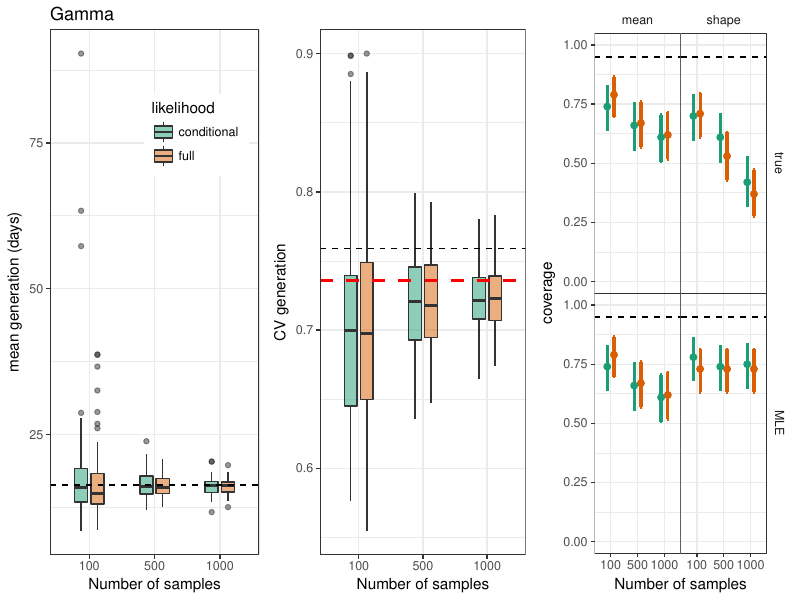

R code for this plot:
library(tidyr)
library(dplyr)
library(ggplot2); theme_set(theme_bw())
library(gridExtra)
library(bbmle)
source("ebola_param.R")

scale_colour_discrete <- function(...,palette="Dark2") scale_colour_brewer(...,palette=palette)
scale_fill_discrete <- function(...,palette="Dark2") scale_fill_brewer(...,palette=palette)

load("seir_mle.rda")

df <- rlist %>%
    lapply(bind_rows, .id="sim") %>%
    bind_rows(.id="nsample") %>%
    mutate(nsample=factor(nsample, labels=c(100, 500, 1000))) %>%
    rename(likelihood=method)

g1 <- ggplot(df %>% filter(param=="mean")) +
    geom_boxplot(aes(nsample, mean, fill=likelihood), width=0.4, alpha=0.5, position=position_dodge(0.5)) +
    geom_hline(yintercept=true.mean, lty=2) +
    ylab("mean generation (days)") +
    xlab("Number of samples") +
    theme(
        legend.position=c(0.7, 0.8)
    )

g2 <- ggplot(df %>% filter(param=="shape")) +
    geom_boxplot(aes(nsample, 1/sqrt(mean), fill=likelihood), width=0.4, alpha=0.5, position=position_dodge(0.5)) +
    geom_hline(yintercept=1/sqrt(true.shape), lty=2) +
    geom_hline(yintercept=1/sqrt(mle.shape), lty=2, col=2, lwd=1.1) +
    ylab("CV generation") +
    xlab("Number of samples") +
    ggtitle("") +
    theme(
        legend.position = "none"
    )

coverdf <- df %>%
    select(param, likelihood, nsample, cover, cover.mle) %>%
    gather(key, value, -param, -likelihood, -nsample) %>%
    mutate(key=factor(key, level=c("cover", "cover.mle"), label=c("true", "MLE"))) %>%
    group_by(param, likelihood, nsample, key) %>%
    mutate(value=ifelse(is.na(value), FALSE, value)) %>%
    summarize(coverage=mean(value)) %>%
    filter(param != "R") %>%
    group_by(param, likelihood, key, coverage, nsample) %>%
    mutate(
        lwr=binom.test(100*coverage, 100)$conf.int[1],
        upr=binom.test(100*coverage, 100)$conf.int[2]
    )

g3 <- ggplot(coverdf) +
    geom_point(aes(nsample, coverage, col=likelihood), position=position_dodge(0.5), size=2) +
    geom_errorbar(aes(nsample, col=likelihood, ymin=lwr, ymax=upr), position=position_dodge(0.5), width=0.2, lwd=1.1) +
    geom_hline(yintercept=0.95, lty=2) +
    xlab("Number of samples") +
    scale_y_continuous(limits=c(0,1)) +
    facet_grid(key~param) +
    theme(
        strip.background = element_blank(),
        legend.position = "none",
        panel.spacing = grid::unit(0, "cm")
    )


gfinal <- arrangeGrob(
    g1, g2, g3,
    nrow=1
)

ggsave("compare_seir.pdf", gfinal, width=8, height=6)
